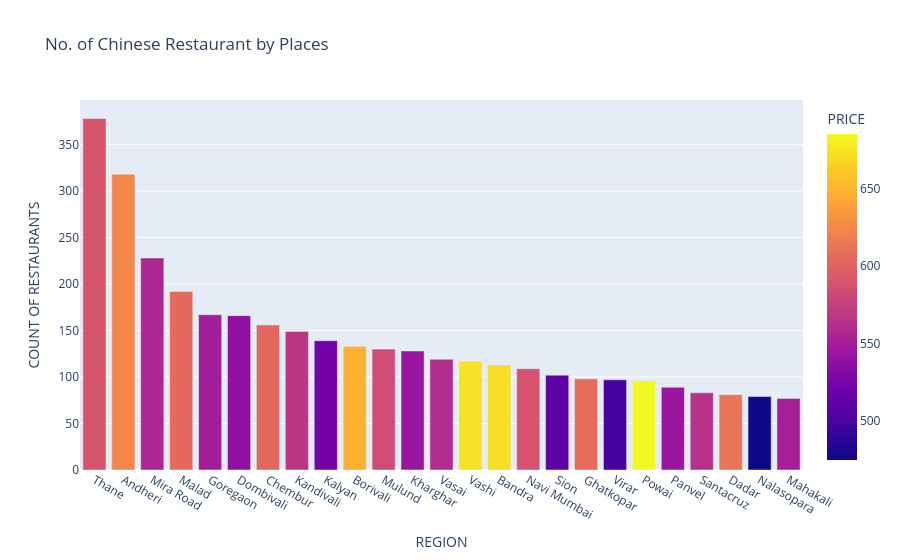

Source (notebook cell):
### Code cell
fig = px.bar(chinese_rest_df, x='REGION', y='COUNT OF RESTAURANTS', color='PRICE', 
             title= 'No. of Chinese Restaurant by Places').update_xaxes(categoryorder="total descending")

# fig = px.bar(
#     chinese_rest_df, 
#     x='REGION', 
#     y='RESTAURANT_COUNT',   # Updated to match the renamed count column
#     color='AVERAGE_PRICE',  # Updated to match the renamed mean price column
#     title='No. of Chinese Restaurant by Places'
# )


# fig = px.bar(
#     chinese_rest_df, 
#     x='REGION', 
#     y='COUNT OF RESTAURANTS',   # Updated to match the renamed count column
#     color='PRICE',  # Updated to match the renamed mean price column
#     title='No. of Chinese Restaurant by Places'
# )

# ValueError: Value of 'x' is not the name of a column in 'data_frame'. 
#     Expected one of ['COUNT OF RESTAURANTS', 'PRICE'] but received: REGION

# 1. Move 'REGION' from the index into an actual column
chinese_rest_df = chinese_rest_df.reset_index()

# 2. Now run your plot (it will work perfectly now!)
# fig = px.bar(
#     chinese_rest_df, 
#     x='REGION', 
#     y='COUNT OF RESTAURANTS', 
#     color='PRICE',  
#     title='No. of Chinese Restaurant by Places'
# )

# fig = px.bar(
#     chinese_rest_df, 
#     x='REGION', 
#     y='COUNT OF RESTAURANTS', 
#     color='PRICE',  
#     title='No. of Chinese Restaurant by Places'
# )

# fig.update_xaxes(categoryorder="total descending")
fig.show()

### Figure 1 — Plotly figure (JSON) as saved in the notebook; plotly's stock layout.template omitted (floating-point values rounded to 4 significant figures)
{"data": [{"hovertemplate": "REGION=%{x}<br>COUNT OF RESTAURANTS=%{y}<br>PRICE=%{marker.color}<extra></extra>", "legendgroup": "", "marker": {"color": [590.6, 623.6, 556.4, 604.7, 549.1, 538.0, 603.2, 567.9, 522.7, 649.6, 584.2, 543.0, 560.1, 673.5, 671.2, 589.0, 510.1, 606.1, 498.5, 685.4, 544.4, 564.5, 611.7, 474.7, 550.6], "coloraxis": "coloraxis", "pattern": {"shape": ""}}, "name": "", "orientation": "v", "showlegend": false, "textposition": "auto", "type": "bar", "x": ["Thane", "Andheri", "Mira Road", "Malad", "Goregaon", "Dombivali", "Chembur", "Kandivali", "Kalyan", "Borivali", "Mulund", "Kharghar", "Vasai", "Vashi", "Bandra", "Navi Mumbai", "Sion", "Ghatkopar", "Virar", "Powai", "Panvel", "Santacruz", "Dadar", "Nalasopara", "Mahakali"], "xaxis": "x", "y": [378, 318, 228, 192, 167, 166, 156, 149, 139, 133, 130, 128, 119, 117, 113, 109, 102, 98, 97, 96, 89, 83, 81, 79, 77], "yaxis": "y"}], "layout": {"barmode": "relative", "coloraxis": {"colorbar": {"title": {"text": "PRICE"}}, "colorscale": [[0, "#0d0887"], [0.1111, "#46039f"], [0.2222, "#7201a8"], [0.3333, "#9c179e"], [0.4444, "#bd3786"], [0.5556, "#d8576b"], [0.6667, "#ed7953"], [0.7778, "#fb9f3a"], [0.8889, "#fdca26"], [1, "#f0f921"]]}, "legend": {"tracegroupgap": 0}, "title": {"text": "No. of Chinese Restaurant by Places"}, "xaxis": {"anchor": "y", "categoryorder": "total descending", "domain": [0, 1], "title": {"text": "REGION"}}, "yaxis": {"anchor": "x", "domain": [0, 1], "title": {"text": "COUNT OF RESTAURANTS"}}}}
